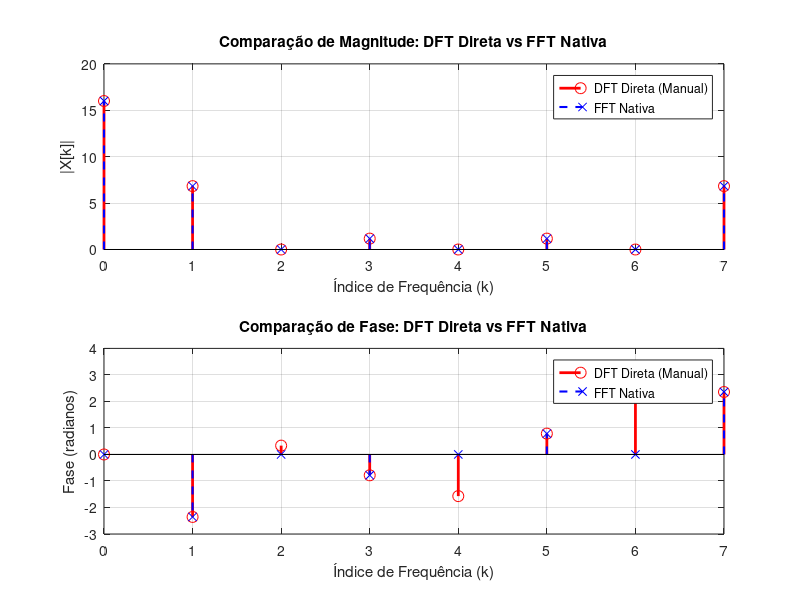

Recreate this plot in MATLAB.
clear; 
clc; 
close all;

x = [1, 2, 3, 4, 3, 2, 1, 0]; 
N = length(x);

X_dft = zeros(1, N);

for k = 0:N-1
    soma = 0;
    for n = 0:N-1
        soma = soma + x(n+1) * exp(-1i * 2 * pi * k * n / N);
    end
    X_dft(k+1) = soma;
end

X_fft = fft(x);

erro_maximo = max(abs(X_dft - X_fft));
fprintf('Diferença máxima absoluta entre DFT manual e FFT: %e\n\n', erro_maximo);

k_eixo = 0:N-1;

figure('Position', [100, 100, 900, 500]);

subplot(2,1,1);
stem(k_eixo, abs(X_dft), 'ro', 'LineWidth', 2, 'MarkerSize', 8); hold on;
stem(k_eixo, abs(X_fft), 'bx--', 'LineWidth', 1.5);
title('Comparação de Magnitude: DFT Direta vs FFT Nativa');
xlabel('Índice de Frequência (k)');
ylabel('|X[k]|');
legend('DFT Direta (Manual)', 'FFT Nativa');
grid on;

subplot(2,1,2);
stem(k_eixo, angle(X_dft), 'ro', 'LineWidth', 2, 'MarkerSize', 8); hold on;
stem(k_eixo, angle(X_fft), 'bx--', 'LineWidth', 1.5);
title('Comparação de Fase: DFT Direta vs FFT Nativa');
xlabel('Índice de Frequência (k)');
ylabel('Fase (radianos)');
legend('DFT Direta (Manual)', 'FFT Nativa');
grid on;
